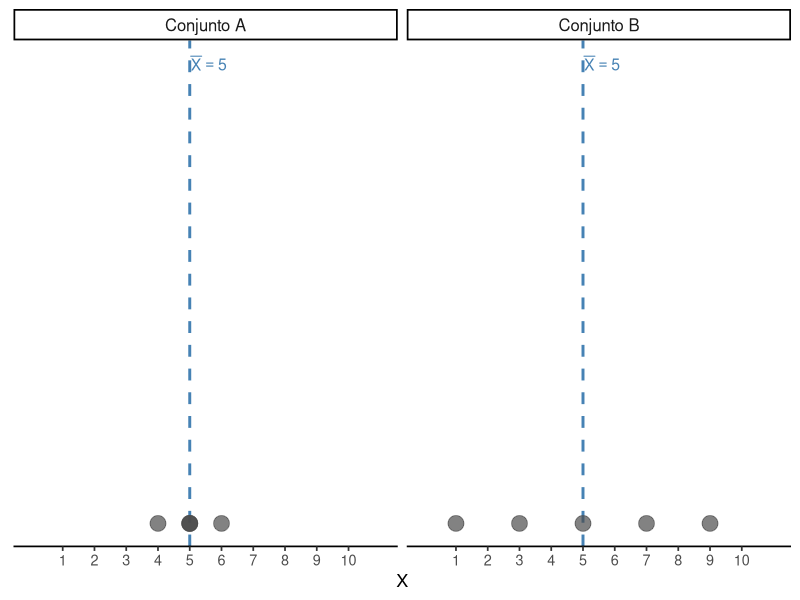
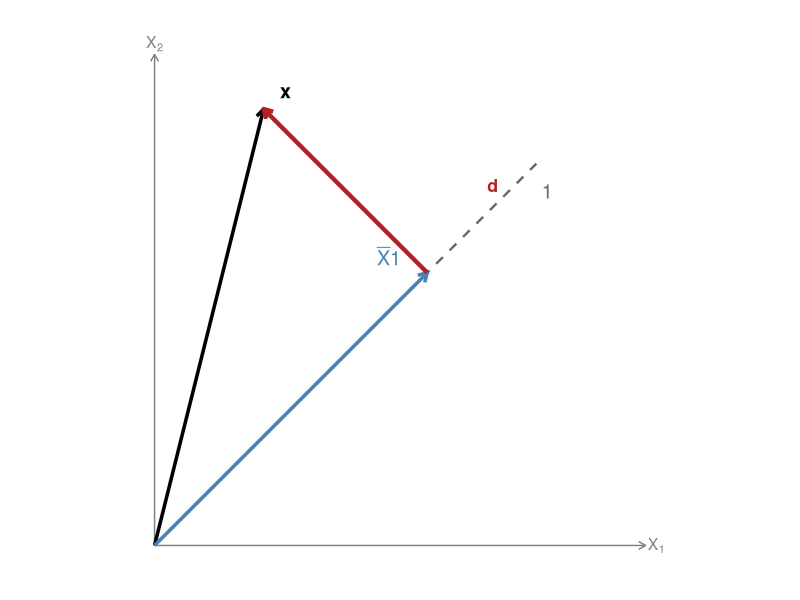

These charts were generated, in order, by the following R code:
## ---- chunk 1
#| include: false
library(tidyverse)
set.seed(42)
n <- 5
X <- c(2, 6, 4, 8, 5)
Xbar <- mean(X)
desvios <- X - Xbar
sq <- desvios^2
SQ <- sum(sq)
s2 <- var(X)
s  <- sd(X)
## ---- chunk 2
#| fig-align: center
#| fig-width: 8
#| fig-height: 3.5
#| fig-cap: "Dois conjuntos com a mesma média ($\\bar{X} = 5$) e dispersões distintas. À esquerda, os valores estão concentrados próximos à média. À direita, estão muito mais espalhados."

A_ex <- c(4, 5, 5, 6, 5)
B_ex <- c(1, 3, 5, 7, 9)
df_ab <- tibble(
  valor = c(A_ex, B_ex),
  grupo = rep(c("Conjunto A", "Conjunto B"), each = 5)
)

ggplot(df_ab, aes(x = valor, y = 0.5)) +
  geom_vline(xintercept = 5, linetype = "dashed", color = "steelblue", linewidth = 1) +
  geom_point(size = 5, alpha = 0.7, color = "gray30") +
  facet_wrap(~grupo) +
  scale_x_continuous(breaks = 1:10, limits = c(0, 11)) +
  annotate("text", x = 5.6, y = 0.63,
           label = "bar(X)==5", parse = TRUE, size = 4, color = "steelblue") +
  labs(x = "X", y = NULL) +
  theme_classic(base_size = 13) +
  theme(axis.text.y = element_blank(),
        axis.ticks.y = element_blank(),
        axis.line.y = element_blank(),
        strip.text = element_text(size = 12))
## ---- chunk 3
#| tbl-cap: "Desvios em relação à média para o exemplo."
df_tab <- tibble(
  `$i$` = 1:n,
  `$X_i$` = X,
  `$d_i = X_i - \\bar{X}$` = desvios
)
knitr::kable(df_tab)
## ---- chunk 4
#| tbl-cap: "Desvios e quadrados dos desvios."
df_tab2 <- tibble(
  `$i$` = 1:n,
  `$X_i$` = X,
  `$d_i$` = desvios,
  `$d_i^2$` = sq
)
knitr::kable(df_tab2)
## ---- chunk 5
#| fig-align: center
#| fig-width: 5.5
#| fig-height: 5.5
#| fig-cap: "Representação geométrica esquemática da decomposição $\\mathbf{x} = \\bar{X}\\mathbf{1} + \\mathbf{d}$. O vetor de desvios $\\mathbf{d}$ é a parte que sobra depois de retirar a média, e seu comprimento quantifica o espalhamento dos dados."

x2 <- c(2, 8)
xbar2 <- mean(x2)

ggplot() +
  geom_segment(aes(x = 0, xend = 9, y = 0, yend = 0),
               arrow = arrow(length = unit(0.2, "cm")), color = "gray50") +
  geom_segment(aes(x = 0, xend = 0, y = 0, yend = 9),
               arrow = arrow(length = unit(0.2, "cm")), color = "gray50") +
  geom_segment(aes(x = 0, xend = 7, y = 0, yend = 7),
               linetype = "dashed", color = "gray40", linewidth = 0.8) +
  geom_segment(aes(x = 0, xend = x2[1], y = 0, yend = x2[2]),
               arrow = arrow(length = unit(0.25, "cm")), color = "black", linewidth = 1.2) +
  geom_segment(aes(x = 0, xend = xbar2, y = 0, yend = xbar2),
               arrow = arrow(length = unit(0.25, "cm")), color = "steelblue", linewidth = 1.2) +
  geom_segment(aes(x = xbar2, xend = x2[1], y = xbar2, yend = x2[2]),
               arrow = arrow(length = unit(0.25, "cm")), color = "firebrick", linewidth = 1.5) +
  annotate("text", x = x2[1] + 0.4, y = x2[2] + 0.3,
           label = "bold(x)", parse = TRUE, size = 5) +
  annotate("text", x = xbar2 - 0.7, y = xbar2 + 0.3,
           label = "bar(X)*bold(1)", parse = TRUE, size = 5, color = "steelblue") +
  annotate("text", x = xbar2 + 1.2, y = xbar2 + 1.6,
           label = "bold(d)",
           parse = TRUE, size = 4.5, color = "firebrick") +
  annotate("text", x = 7.2, y = 6.5,
           label = "bold(1)", parse = TRUE, size = 5, color = "gray40") +
  annotate("text", x = 9.2, y = 0, label = "X[1]", parse = TRUE, size = 4, color = "gray50") +
  annotate("text", x = 0, y = 9.2, label = "X[2]", parse = TRUE, size = 4, color = "gray50") +
  coord_fixed(xlim = c(-0.5, 9.5), ylim = c(-0.5, 9.5)) +
  theme_void(base_size = 13)
